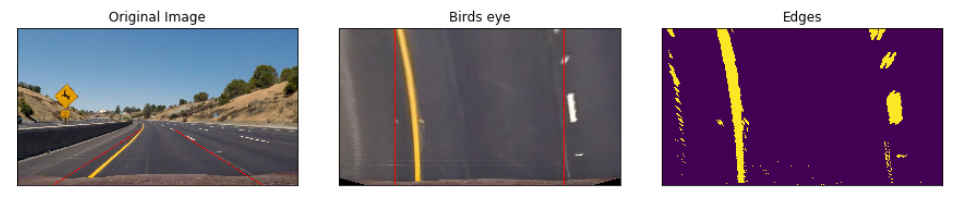
#> input picture examples/Birds_eye.png, 967 x 198 px; its folder holds only this picture in this run
$ python -i img_processing.py   (imports and definitions only)   (older library calls are emulated)
#> lines starting #> are read from the running program, lines starting #| are printed output that depends on the picture; after the words box and inside, x2 and y2 are one past the last pixel; in counts of white or black regions, pixels touching at a corner belong together
#> further down, picture is the input picture: shape (198, 967, 3); mean B, G, R 142.8, 124.7, 138.8
"""
This file contains all the routines we use to obtain the lanes in an image.
That includes undistorting the image, trying different colour channels,
using gradient as well thresholding for edge detection,
and applying the bird's eye transformation.
"""
import numpy as np
import cv2
import glob
import matplotlib.pyplot as plt
import os


# Undistort using global mtx and dist
def undistort(img, mtx, dist):
    return cv2.undistort(img, mtx, dist, None, mtx)

# Obtaining Bird's eye view (when using the right src and dst points)
# [29 lines left out: functions warp_image, draw_lines, crop_lanes, not called in this run]

# Get back an hsv based image that picks white and yellow
def hsvscale(img):
    hsv = cv2.cvtColor(img, cv2.COLOR_BGR2HSV)
#> hsv: shape (198, 967, 3); mean H, S, V 78.2, 82.6, 150.9
    sensitivity = 40
    yellow = cv2.inRange(hsv, (20, 70, 70), (30, 255, 255))
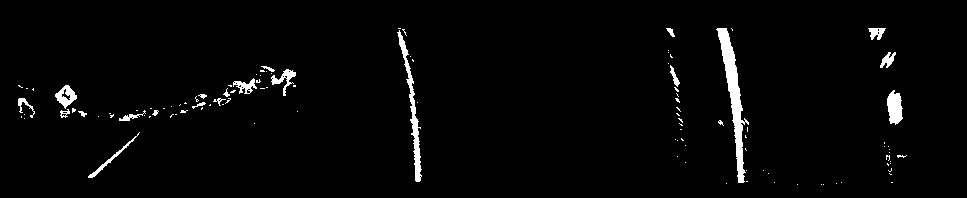
#> yellow: shape (198, 967); 2.4% white; 112 white regions (91 under 20 px), largest, box (x1, y1, x2, y2) and area: (716, 28, 749, 183) 1460, (397, 30, 422, 182) 764, (887, 90, 903, 125) 403
    white = cv2.inRange(hsv, (0, 0, 255-sensitivity), (255, sensitivity, 255))
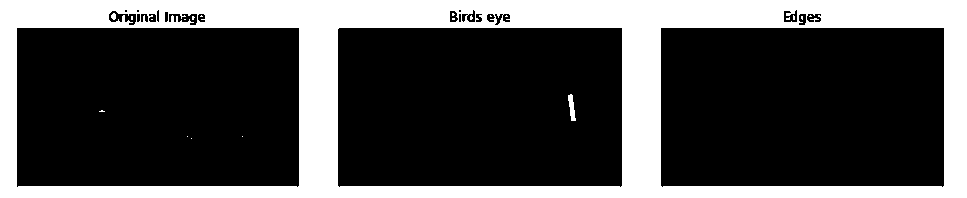
#> white: shape (198, 967); 29.4% white; 21 white regions (18 under 20 px), largest, box (x1, y1, x2, y2) and area: (0, 0, 967, 198) 56081, (568, 94, 576, 121) 126, (111, 13, 116, 20) 27
    return cv2.bitwise_or(yellow, white)
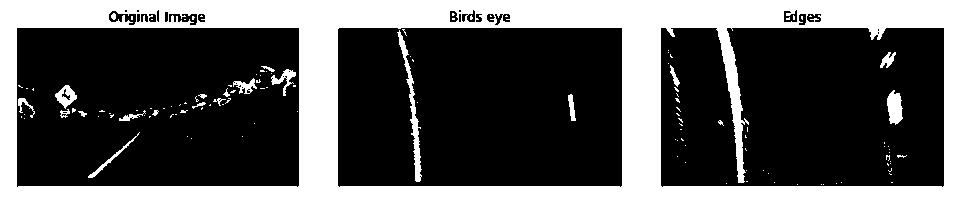
#> returned value: shape (198, 967); 31.9% white; 128 white regions (107 under 20 px), largest, box (x1, y1, x2, y2) and area: (0, 0, 967, 198) 57723, (397, 30, 422, 182) 764, (887, 90, 903, 125) 403

# Returns a binary based on the direction of the gradient
# Image must have only one channel
# [88 lines left out: functions dir_threshold, mag_thresh, abs_sobel_thresh, colour_thresh, obtain_edges, not called in this run]

>>> import cv2
>>> picture = cv2.imread('../examples/Birds_eye.png')
>>> result = hsvscale(picture)

$ run again, on examples/Lane.png
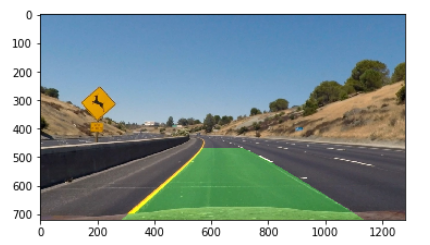
#> input picture examples/Lane.png, 430 x 245 px
#> picture is the input picture: shape (245, 430, 3); mean B, G, R 158.8, 158.8, 143.1
#> hsv: shape (245, 430, 3); mean H, S, V 59, 64.7, 174.3
#> in hsvscale, `yellow = cv2.inRange(hsv, (20, 70, 70), (30, 255, 255))`:
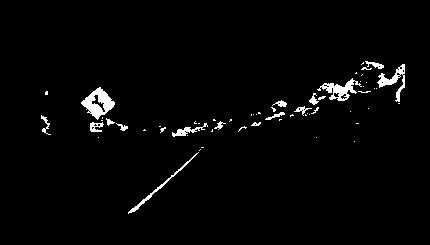
#> yellow: shape (245, 430); 2.3% white; 60 white regions (44 under 20 px), largest, box (x1, y1, x2, y2) and area: (81, 87, 115, 120) 542, (317, 78, 362, 101) 387, (377, 64, 405, 102) 321
#> white: shape (245, 430); 26.3% white; 48 white regions (47 under 20 px), largest, box (x1, y1, x2, y2) and area: (0, 0, 430, 245) 27296
#> in hsvscale, `return cv2.bitwise_or(yellow, white)`:
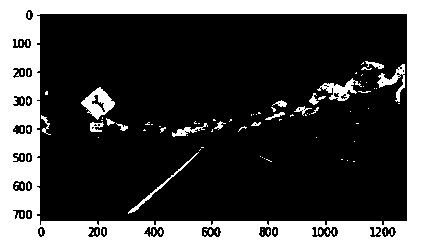
#> returned value: shape (245, 430); 28.6% white; 108 white regions (91 under 20 px), largest, box (x1, y1, x2, y2) and area: (0, 0, 430, 245) 27296, (81, 87, 115, 120) 542, (317, 78, 362, 101) 387
